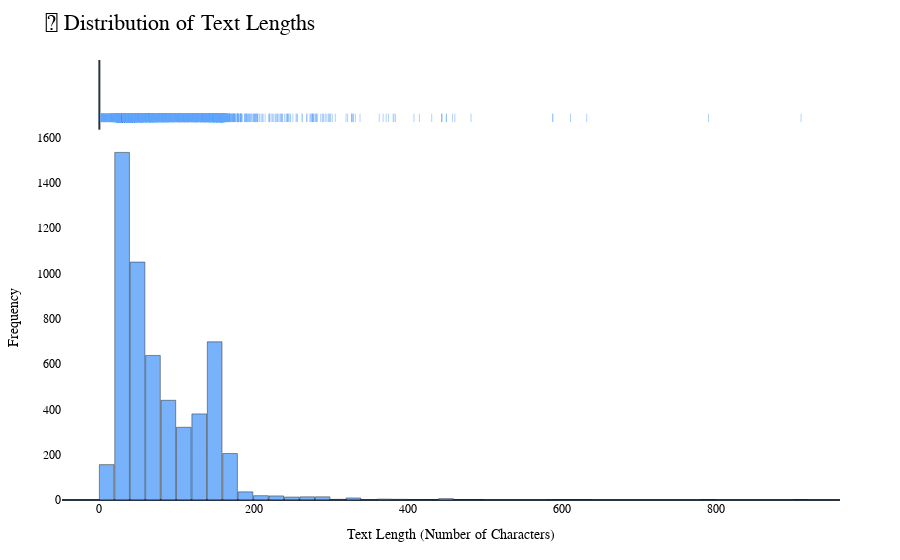

Write notebook code for a chart like this one.
### Markdown cell above
#### 6) Visualization of Text Length

### Code cell
# Assuming df already contains a 'Text' column
df['Length'] = df['Text'].apply(len)

# Histogram with aesthetic tweaks
fig = px.histogram(
    df,
    x='Length',
    nbins=50,
    marginal='rug',
    title='📏 Distribution of Text Lengths',
    opacity=0.85,
    color_discrete_sequence=["#60a5fa"],  # Soft sky blue
    template='plotly_dark',  # or use 'ggplot2' or 'simple_white'
)

# Layout adjustments for clean, symmetric visuals
fig.update_layout(
    title_font=dict(size=22, family='Helvetica', color='black'),
    xaxis_title='Text Length (Number of Characters)',
    yaxis_title='Frequency',
    font=dict(family='Arial', size=12, color='black'),
    plot_bgcolor='rgba(0,0,0,0)',
    paper_bgcolor='rgba(0,0,0,0)',
    bargap=0.05,
    margin=dict(t=60, b=60, l=60, r=60),
)

fig.update_traces(
    marker_line_width=0.5,
    marker_line_color='black',
    hovertemplate='Length: %{x}<br>Count: %{y}<extra></extra>'
)

# Add gridlines for symmetry
fig.update_xaxes(showgrid=True, gridwidth=0.2, gridcolor='rgba(255,255,255,0.1)')
fig.update_yaxes(showgrid=True, gridwidth=0.2, gridcolor='rgba(255,255,255,0.1)')

fig.show()

### Figure 1 — Plotly figure (JSON) as saved in the notebook; plotly's stock layout.template omitted (floating-point values rounded to 4 significant figures; data arrays with more than 128 entries replaced by an {"elided": "..."} marker saying what was removed)
{"data": [{"alignmentgroup": "True", "bingroup": "x", "hovertemplate": "Length: %{x}<br>Count: %{y}<extra></extra>", "legendgroup": "", "marker": {"color": "#60a5fa", "line": {"color": "black", "width": 0.5}, "opacity": 0.85, "pattern": {"shape": ""}}, "name": "", "nbinsx": 50, "offsetgroup": "", "orientation": "v", "showlegend": false, "type": "histogram", "x": {"elided": "5572 int values"}, "xaxis": "x", "yaxis": "y"}, {"alignmentgroup": "True", "boxpoints": "all", "fillcolor": "rgba(255,255,255,0)", "hoveron": "points", "hovertemplate": "Length: %{x}<br>Count: %{y}<extra></extra>", "jitter": 0, "legendgroup": "", "line": {"color": "rgba(255,255,255,0)"}, "marker": {"color": "#60a5fa", "line": {"color": "black", "width": 0.5}, "symbol": "line-ns-open"}, "name": "", "offsetgroup": "", "showlegend": false, "type": "box", "x": {"elided": "5572 int values"}, "xaxis": "x2", "yaxis": "y2"}], "layout": {"bargap": 0.05, "barmode": "relative", "font": {"color": "black", "family": "Arial", "size": 12}, "legend": {"tracegroupgap": 0}, "margin": {"b": 60, "l": 60, "r": 60, "t": 60}, "paper_bgcolor": "rgba(0,0,0,0)", "plot_bgcolor": "rgba(0,0,0,0)", "title": {"font": {"color": "black", "family": "Helvetica", "size": 22}, "text": "📏 Distribution of Text Lengths"}, "xaxis": {"anchor": "y", "domain": [0, 1], "gridcolor": "rgba(255,255,255,0.1)", "gridwidth": 0.2, "showgrid": true, "title": {"text": "Text Length (Number of Characters)"}}, "xaxis2": {"anchor": "y2", "domain": [0, 1], "gridcolor": "rgba(255,255,255,0.1)", "gridwidth": 0.2, "matches": "x", "showgrid": true, "showticklabels": false}, "yaxis": {"anchor": "x", "domain": [0, 0.8316], "gridcolor": "rgba(255,255,255,0.1)", "gridwidth": 0.2, "showgrid": true, "title": {"text": "Frequency"}}, "yaxis2": {"anchor": "x2", "domain": [0.8416, 1], "gridcolor": "rgba(255,255,255,0.1)", "gridwidth": 0.2, "matches": "y2", "showgrid": true, "showline": false, "showticklabels": false, "ticks": ""}}}
